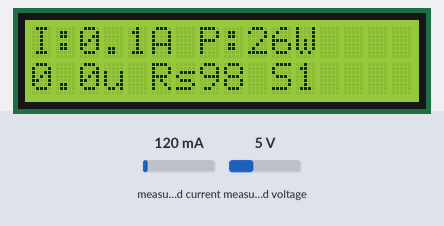
The sketch below on a simulated Arduino Uno, built with avr-gcc and run on an emulated ATmega328P. On the bench: 16×2 character LCD. The inputs (shaded band) are chosen by the test bench; at power-on: measured current 120 mA, measured voltage 5 V. What the sketch prints to the serial monitor is not drawn.

Above: at 3.2 s.
3.3 s: measured current set to 40 mA
At 5.3 s:
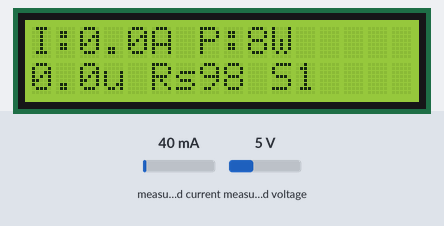
5.6 s: measured voltage set to 11.2 V
7.6 s: measured current set to 500 mA
At 8.8 s:
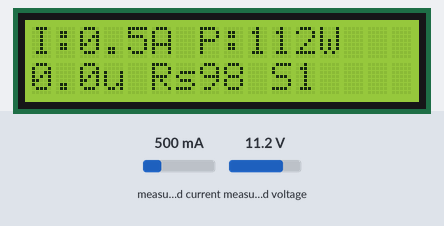
9.7 s: measured voltage set to 0.3 V
At 11.5 s:
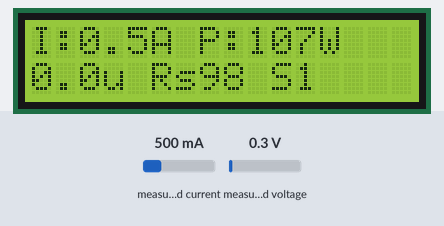
Timing chart, 0 to 12.7 s (numbered marks = the images above; inputs shaded):
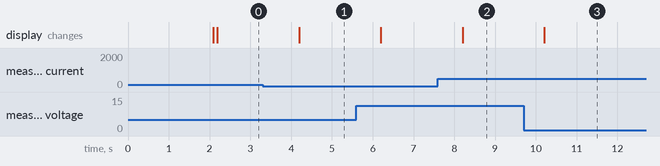

Measured:
- after the input at 3.3 s, the display: changes after 0.90 s (image 1)
- after the input at 7.6 s, the display: changes after 0.60 s (image 2)
- after the input at 9.7 s, the display: changes after 0.50 s (image 3)

The sketch:

arduino_ecowatt_basic.ino
```cpp
/**
 * ============================================================================
 * ⚡ ECO WATT: ARDUINO UNO / NANO BUDGET ENERGY MONITOR
 * ============================================================================
 * Hardware: Arduino Uno / Nano (ATmega328P)
 * Display: 16x2 I2C LCD Display (Address 0x27 or 0x3F)
 * Sensor: PZEM-004T v3.0 (SoftwareSerial pins 10 RX, 11 TX)
 * Tariff: Indian Telescopic Slab Calculator (INR ₹)
 * ============================================================================
 */

#include <Wire.h>
#include <LiquidCrystal_I2C.h>
#include <SoftwareSerial.h>
#include <PZEM004Tv30.h>

// 16x2 I2C LCD (Try 0x27 or 0x3F)
LiquidCrystal_I2C lcd(0x27, 16, 2);

// PZEM-004T on SoftwareSerial pins 10 (RX), 11 (TX)
SoftwareSerial pzemSerial(10, 11);
PZEM004Tv30 pzem(pzemSerial);

// Indian Slab Tariff (BESCOM / Pan-India reference)
// Slab 1: 0 - 100 kWh @ ₹4.75
// Slab 2: 101 - 200 kWh @ ₹7.00
// Slab 3: > 200 kWh @ ₹8.50
float calculateIndianBill(float kwh) {
    float bill = 90.0f; // Fixed charge
    if (kwh <= 100.0f) {
        bill += (kwh * 4.75f);
    } else if (kwh <= 200.0f) {
        bill += (100.0f * 4.75f) + ((kwh - 100.0f) * 7.00f);
    } else {
        bill += (100.0f * 4.75f) + (100.0f * 7.00f) + ((kwh - 200.0f) * 8.50f);
    }
    // Add 9% electricity duty
    bill += (bill * 0.09f);
    return bill;
}

unsigned long lastUpdate = 0;
float simUnits = 14.8f;

void setup() {
    Serial.begin(9600);
    pzemSerial.begin(9600);

    lcd.init();
    lcd.backlight();
    lcd.setCursor(0, 0);
    lcd.print("ECO WATT MONITOR");
    lcd.setCursor(0, 1);
    lcd.print("Smart Energy AI");
    delay(2000);
    lcd.clear();
}

void loop() {
    if (millis() - lastUpdate >= 2000) {
        lastUpdate = millis();

        float v = pzem.voltage();
        float i = pzem.current();
        float p = pzem.power();
        float e = pzem.energy();

        if (isnan(v) || v < 50.0f) {
            // Simulated bench readings if no 230V mains connected
            v = 231.2f;
            i = 4.35f;
            p = v * i * 0.95f;
            simUnits += 0.005f;
            e = simUnits;
        }

        float currentBill = calculateIndianBill(e);
        int slab = (e <= 100.0f) ? 1 : (e <= 200.0f) ? 2 : 3;

        // Line 1: Load Amps & Active Watts
        lcd.setCursor(0, 0);
        lcd.print("I:");
        lcd.print(i, 1);
        lcd.print("A P:");
        lcd.print((int)p);
        lcd.print("W   ");

        // Line 2: Units & Rupees
        lcd.setCursor(0, 1);
        lcd.print(e, 1);
        lcd.print("u Rs");
        lcd.print((int)currentBill);
        lcd.print(" S");
        lcd.print(slab);
        lcd.print(" ");

        Serial.print(F("[ECO WATT] V=")); Serial.print(v);
        Serial.print(F("V | I=")); Serial.print(i);
        Serial.print(F("A | P=")); Serial.print(p);
        Serial.print(F("W | Units=")); Serial.print(e);
        Serial.print(F("kWh | Bill=Rs.")); Serial.println(currentBill);
    }
}
```
